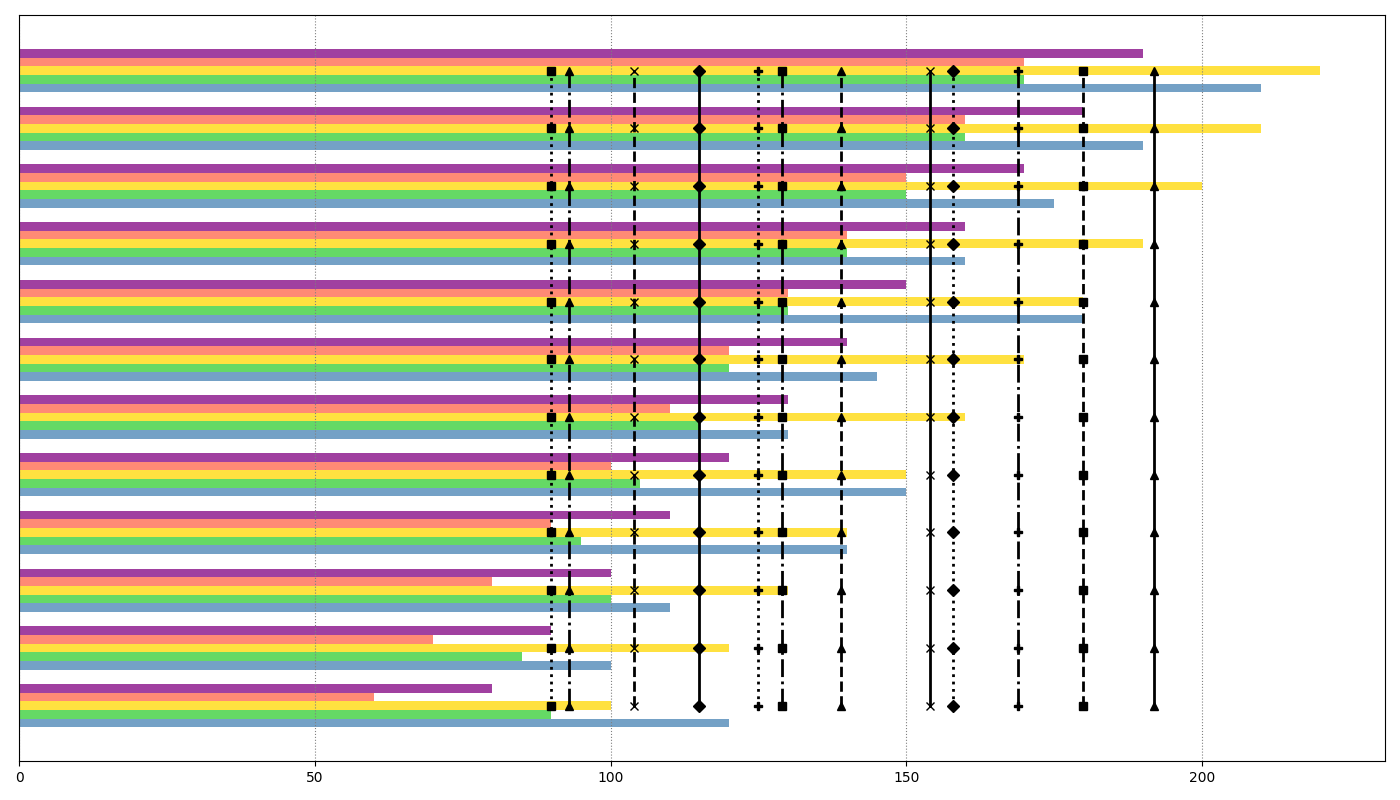

The Python source for this figure:
import numpy as np
import matplotlib.pyplot as plt

# Define the data
sales_data = np.array([
    [120, 100, 110, 140, 150, 130, 145, 180, 160, 175, 190, 210],  # USA
    [90, 85, 100, 95, 105, 115, 120, 130, 140, 150, 160, 170],    # Canada
    [100, 120, 130, 140, 150, 160, 170, 180, 190, 200, 210, 220],   # Germany
    [60, 70, 80, 90, 100, 110, 120, 130, 140, 150, 160, 170],     # Australia
    [80, 90, 100, 110, 120, 130, 140, 150, 160, 170, 180, 190]    # India
])

average_sales = sales_data.mean(axis=0)

fig, ax = plt.subplots(figsize=(14, 8))

bar_height = 0.15
index = np.arange(sales_data.shape[1])

# Shuffled colors: new order [0: '#4682B4', 1: '#32CD32', 2: '#FFD700', 3: '#FF6347', 4: '#800080']
shuffled_colors = ['#4682B4', '#32CD32', '#FFD700', '#FF6347', '#800080']
marker_styles = ['s', '^', 'x', 'D', 'P']  # Square, Triangle, Cross, Diamond, and Plus-like markers

for i in range(len(sales_data)):
    ax.barh(index + i * bar_height, sales_data[i], bar_height, color=shuffled_colors[i], alpha=0.75)

# Randomized average sales line styles
line_styles = [':', '-.', '--', '-']
for j, avg in enumerate(average_sales):
    ax.plot([avg]*len(index), index + 2*bar_height, color='black', linestyle=line_styles[j % len(line_styles)], 
            marker=marker_styles[j % len(marker_styles)], linewidth=2, markersize=6)

ax.set_yticks([])
ax.set_yticklabels([])

plt.grid(axis='x', color='gray', linestyle='dotted')  # Added grid lines
plt.tight_layout()
plt.show()
